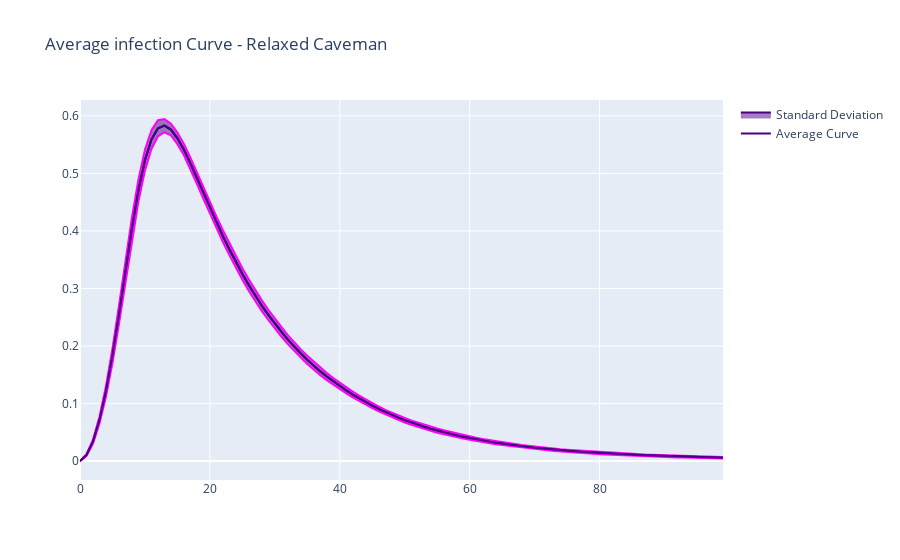

Here is the notebook cell this chart was saved with:
### Code cell
import plotly.graph_objects as go

fig = go.Figure()

x = infected_sims_caveman.index.to_list()[:100]
y = infected_sims_caveman['mean'][:100]
sd = infected_sims_caveman['sd'][:100]


fig.add_trace(go.Scatter(x=x, y=y,
    fill=None,
    mode='lines',
    line_color='indigo',
     name="Average Curve"
    ))

fig.add_trace(go.Scatter(x=x, y=y+sd,
    fill=None,
    mode='lines',
    line_color='magenta',
    showlegend=False
   ))

fig.add_trace(go.Scatter(
    x=x,
    y=y,
    fill='tonexty', # fill area between trace0 and trace1
    mode='lines', line_color='indigo',      name="Standard Deviation"))

fig.add_trace(go.Scatter(x=x, y=y-sd,
    fill=None,
    mode='lines',
    line_color='magenta',    showlegend=False
    ))


fig.add_trace(go.Scatter(
    x=x,
    y=y,
    fill='tonexty', # fill area between trace0 and trace1
    mode='lines', line_color='indigo',     showlegend=False
))

fig.update_layout(title = 'Average infection Curve - Relaxed Caveman')

fig.show()
